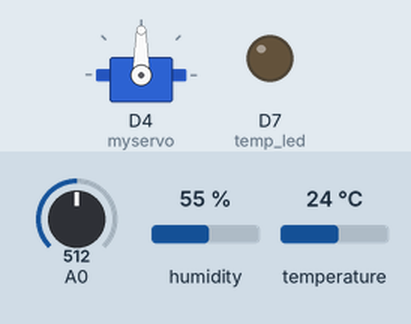
This sketch was run on a simulated ESP8266 (NodeMCU). On the bench: servo, output pins drawn as LEDs (lit = HIGH). The inputs (shaded band) are chosen by the test bench; at power-on: temperature 24 °C, A0 = 512, humidity 55 %. WiFi joins after 1.5 s; servers stay silent unless stated; no MQTT or app messages arrive unless stated; what the sketch prints to the serial monitor is not drawn.

Above: at 2.7 s.
2.8 s: temperature set to 34 °C
7.2 s: temperature set to 37 °C
At 8.5 s:
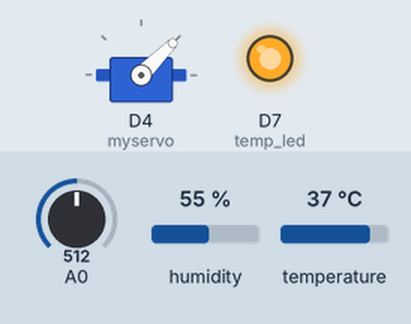
18.6 s: temperature set to 12 °C
At 22.3 s:
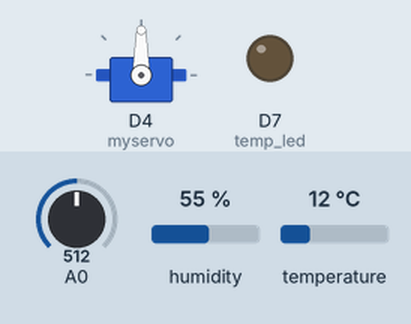
23.0 s: temperature set to 41 °C
At 25.6 s:
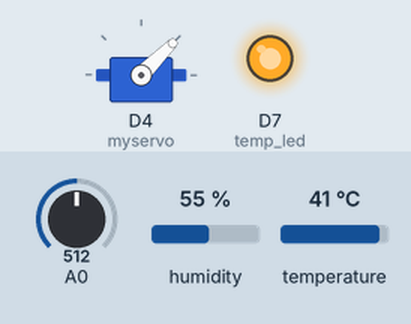
Timing chart, 0 to 27.1 s (numbered marks = the images above; inputs shaded):
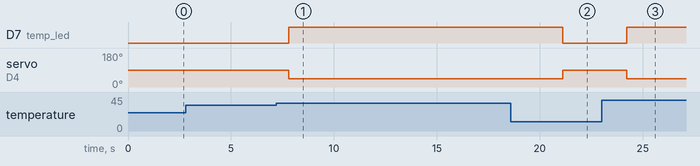

Measured:
- the behaviour switches between 35 and 36 °C on temperature (found by bisection; images 0 and 1)
- after the input at 2.8 s, every drawn part: stays the same
- after the input at 7.2 s, D7 (temp_led): LOW → HIGH after 0.60 s; servo on D4 (myservo): 90° → 45° after 0.60 s
- after the input at 18.6 s, D7 (temp_led): HIGH → LOW after 2.5 s; servo on D4 (myservo): 45° → 90° after 2.5 s
- after the input at 23.0 s, D7 (temp_led): LOW → HIGH after 1.2 s; servo on D4 (myservo): 90° → 45° after 1.2 s

The sketch:

smart_poultry_farm_original1.ino
```cpp
#include <Adafruit_Sensor.h>

#include <ESP8266WiFi.h>
#include <PubSubClient.h>
#include "DHT.h"
#include <Servo.h>
Servo myservo;
#define  DHTPIN D8
#define DHTTYPE DHT11
DHT dht(DHTPIN, DHTTYPE);
#define temp_led D7

const char* ssid = "MLRITM-PLACEMENT";
const char* password = "Mlritm@123";
String command;

#define ORG "q6w3k7"
#define DEVICE_TYPE "smart_poultry"
#define DEVICE_ID "1234"
#define TOKEN "12345678"
char server[] = ORG ".messaging.internetofthings.ibmcloud.com";
char topic[] = "iot-2/evt/Data/fmt/json";
char authMethod[] = "use-token-auth";
char token[] = TOKEN;
char clientId[] = "d:" ORG ":" DEVICE_TYPE ":" DEVICE_ID;
WiFiClient wifiClient;
PubSubClient client(server, 1883,wifiClient);

void setup()
{
  myservo.attach(D4);
  Serial.begin(115200);
  dht.begin();
  Serial.print("Connecting to ");
  Serial.print(ssid);
  WiFi.begin(ssid, password);
  while (WiFi.status() != WL_CONNECTED) {
  delay(500);
  Serial.print(".");
 }
  Serial.print("WiFi connected, IP address: ");
  Serial.println(WiFi.localIP());
  pinMode(temp_led,OUTPUT);
  Serial.print("poultry farm");
  Serial.println("poultry farm");

}

void loop()
{
  int pos;
   delay(2000);
  //gas sensor start
  int analogSensor = analogRead(A0);
  Serial.print("Pin A0: ");
  Serial.println(analogSensor);
  delay(500);
 if (analogSensor >800)
  {
   Serial.println("Please switch on the motor");
  }
else
  {
    Serial.println("Motor is in Off Condition");
    }
  delay(100);
  //gas sensor end

  //dht11 start
  float t = dht.readTemperature();
  Serial.println(t);
  delay(500);
if(t>35)
  {
   Serial.println("Temperature is HIGH");
   myservo.write(45);
   digitalWrite(temp_led, HIGH); //Red
   delay(200);
  }
else
  {
   Serial.println("Temperature is LOW");
   digitalWrite(temp_led,  LOW);
   myservo.write(90);
  }
 PublishData(t, analogSensor);
}
void PublishData(float t, float analogSensor)
 {
  if (!!!client.connected()) {
 Serial.print("Reconnecting client to ");
 Serial.println(server);
while (!!!client.connect(clientId, authMethod, token)) {
 Serial.print(".");
 delay(500);
 }
 Serial.println();
 }
  String payload = "{\"d\":{\"temperature\":";
  payload += t;
  payload+="," "\"analogSensor\":";
  payload += analogSensor;
  payload += "}}";
  Serial.print("Sending payload: ");
  Serial.println(payload);
if (client.publish(topic, (char*) payload.c_str()))
 {
 Serial.println("Publish ok");
 }
else
{
 Serial.println("Publish failed");
 }
 }
```
